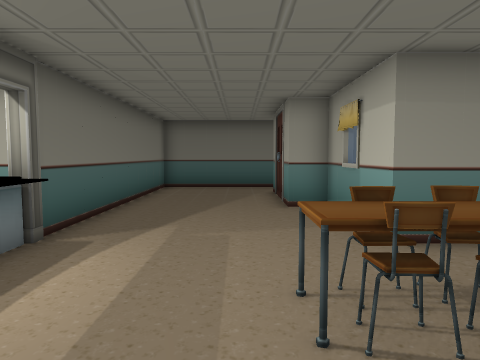
view 1 (above)

17 first-person views from a walk through a scene from a Unity 3-D project. The camera is 1.4 m above the floor, tilts 4° down and sees 70° across. The floor is counted in squares, 1 m on a side. Each view is taken from the middle of a square. On the plan, view 1 faces up. The plan holds only what a view shows up to about 15 squares ahead; the rest is blank. The player character is not drawn.

view 2
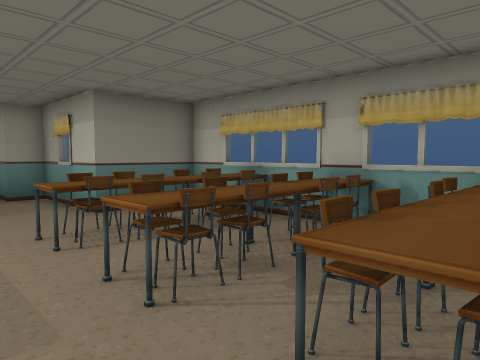

view 3
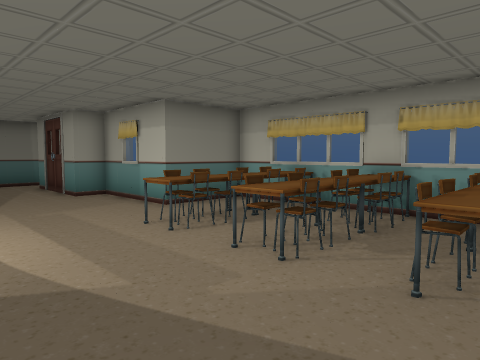

view 4
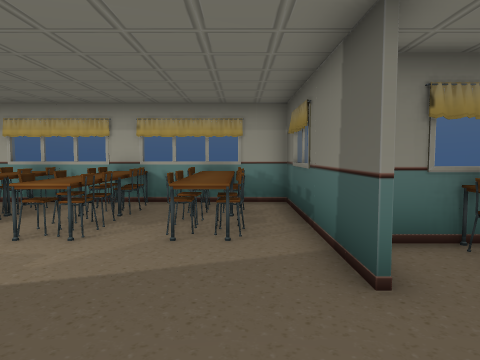

view 5
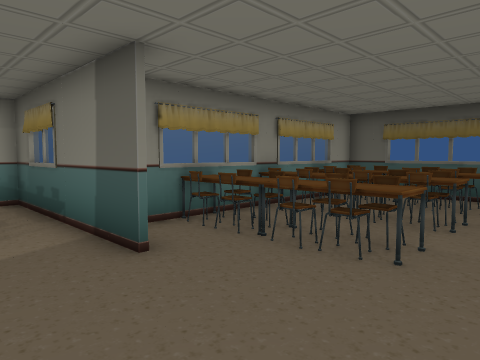

view 6
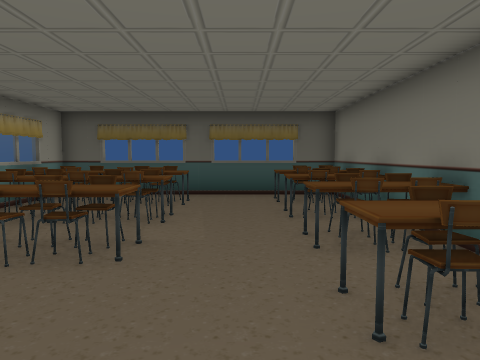

view 7
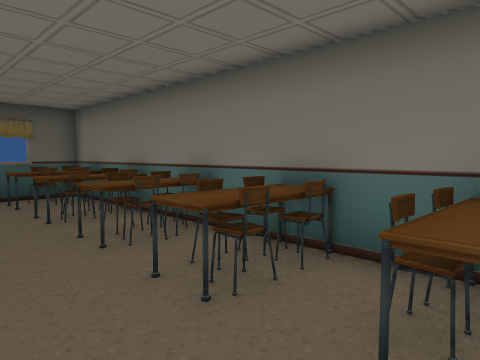

view 8
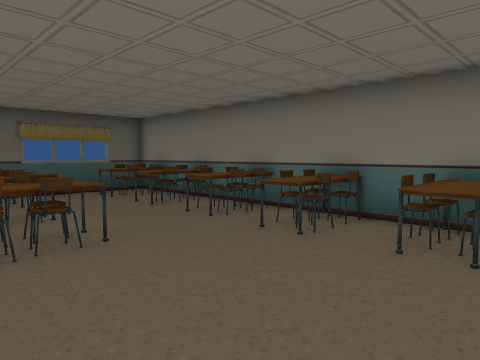

view 9
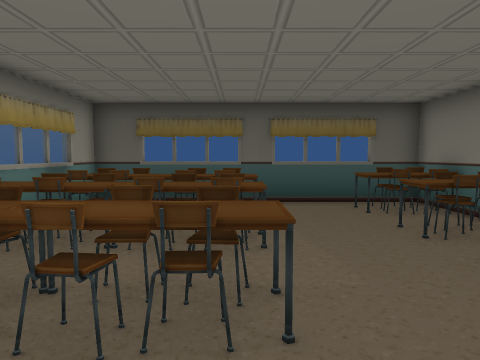

view 10
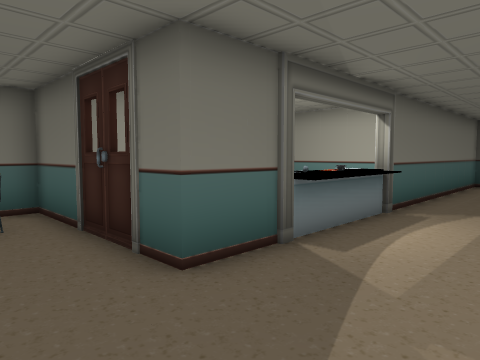

view 11
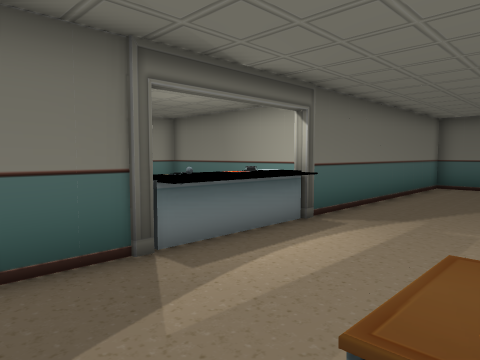

view 12
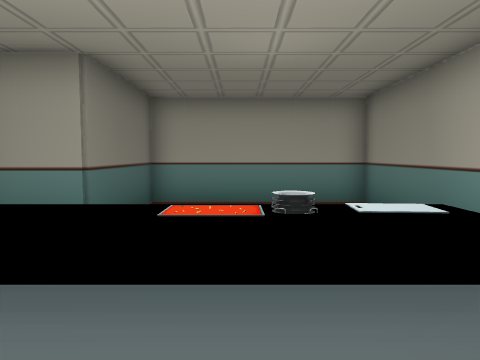

view 13
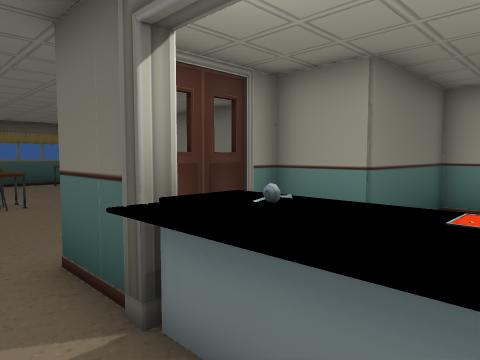

view 14
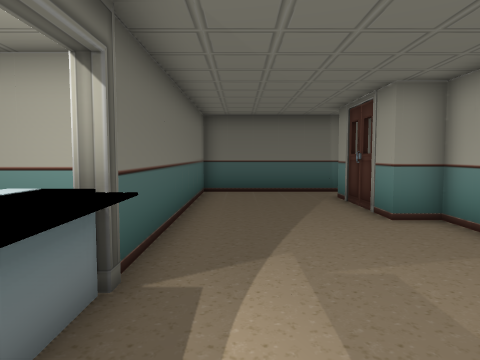

view 15
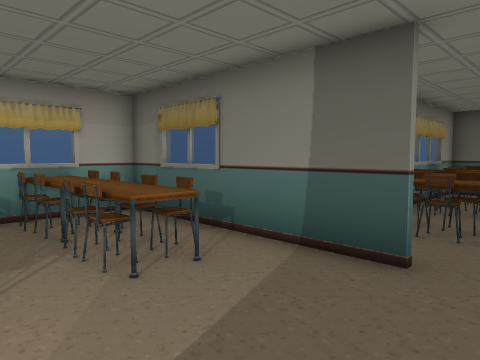

view 16
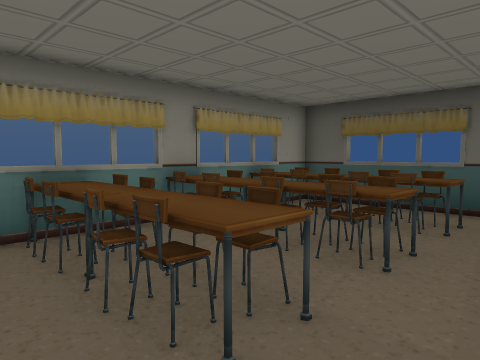

view 17
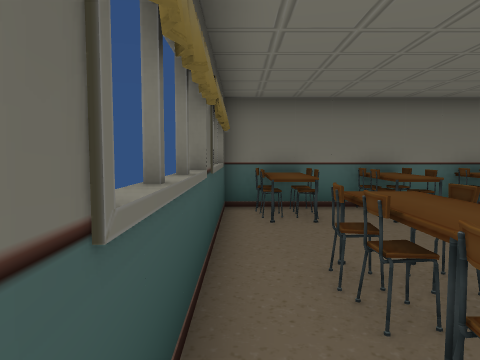

### Floor plan
Points are (right, up) in squares from view 1. A wall is a line through its corners. A room is listed if a view was taken in it or the views show most of it. See-through windows are left out.
Room 1 (views 1, 2, 3, 8, 10, 11, 12, 13, 14, 15)
walls: (-3.2, 5.4) (-3.7, 5.4); (-3.9, 4.4) (-3.9, 2.5); (-4.2, 4.1) (-4.2, 3.5); (-3.8, 1.6) (-3.2, 1.6); (-1.6, -4.4) (5.4, -4.4) (5.4, 5.4) (2.4, 5.4) (2.4, 9.4) (1.4, 9.4) (1.4, 13.6); (1.9, 15.4) (-3.4, 15.4) (-3.4, -0.6) (-4.4, -0.6)
ways out: opening at (-3, -2.7) to room 2; opening at (-4, 4)
objects: chair (1, -3); chair (1, -2); chair (1, 0); chair (1, 1); chair (1, 2); table (1, 3) to (3, 3); chair (1, 4); chair (2, -3); chair (2, -2); chair (2, 0); chair (2, 1); chair (2, 2); chair (2, 4); chair (3, -3); table (3, -2); chair (3, 0); table (3, 1); chair (3, 2); chair (4, -3); chair (4, -2); chair (4, 0); chair (4, 1); chair (4, 2); other object (4, 3); table (5, -3); chair (5, -2); table (5, 0); chair (5, 1); table (5, 2) to (5, 3); other object (5, 4)
Room 2 (views 4, 5, 6, 7, 9, 16, 17)
walls: (0.4, -12.1) (0.4, -5.4); (-4.4, -0.6) (-9.4, -0.6) (-9.4, -14.4) (0.4, -14.4) (0.4, -13.6)
ways out: opening at (-3, -2.7) to room 1
objects: chair (-9, -13); chair (-9, -12); chair (-9, -11); chair (-9, -10); chair (-9, -8); chair (-9, -7); chair (-9, -6); table (-9, -5) to (-7, -5); chair (-9, -4); chair (-9, -3); other object (-9, -2); chair (-8, -13); chair (-8, -12); chair (-8, -11); chair (-8, -10); chair (-8, -8); chair (-8, -7); chair (-8, -6); chair (-8, -4); chair (-8, -3); chair (-8, -2); table (-7, -13); table (-7, -10); table (-7, -8) to (-7, -7); table (-7, -3) to (-7, -2); chair (-4, -13); chair (-4, -12); chair (-4, -10); chair (-4, -9); chair (-4, -8); table (-4, -7) to (-2, -7); chair (-4, -6); chair (-3, -13); chair (-3, -12); chair (-3, -10); chair (-3, -9); chair (-3, -8); chair (-3, -6); chair (-2, -13); table (-2, -12); chair (-2, -10); table (-2, -9); chair (-2, -8) to (-1, -8); other object (-1, -13); chair (-1, -12); chair (-1, -10); chair (-1, -9); table (-1, -7) to (0, -7); chair (-1, -6); table (0, -13); chair (0, -12); table (0, -10); chair (0, -9); chair (0, -8); chair (0, -6)

Positions as (right, up) in squares from view 1, and headings:
1: (0, 0), facing up
2: (-1, -3), facing up-right
3: (-3, -3), facing up-right
4: (-5, -3), facing right
5: (-6, -2), facing down-right
6: (-6, -2), facing down
7: (-5, -2), facing down-left
8: (-2, -1), facing down-left
9: (-4, -4), facing down
10: (0, -3), facing up-left
11: (1, -1), facing up-left
12: (-2, 4), facing left
13: (-2, 4), facing down-left
14: (-2, 2), facing up
15: (-3, 0), facing down-right
16: (-6, -5), facing down-right
17: (0, -14), facing left
